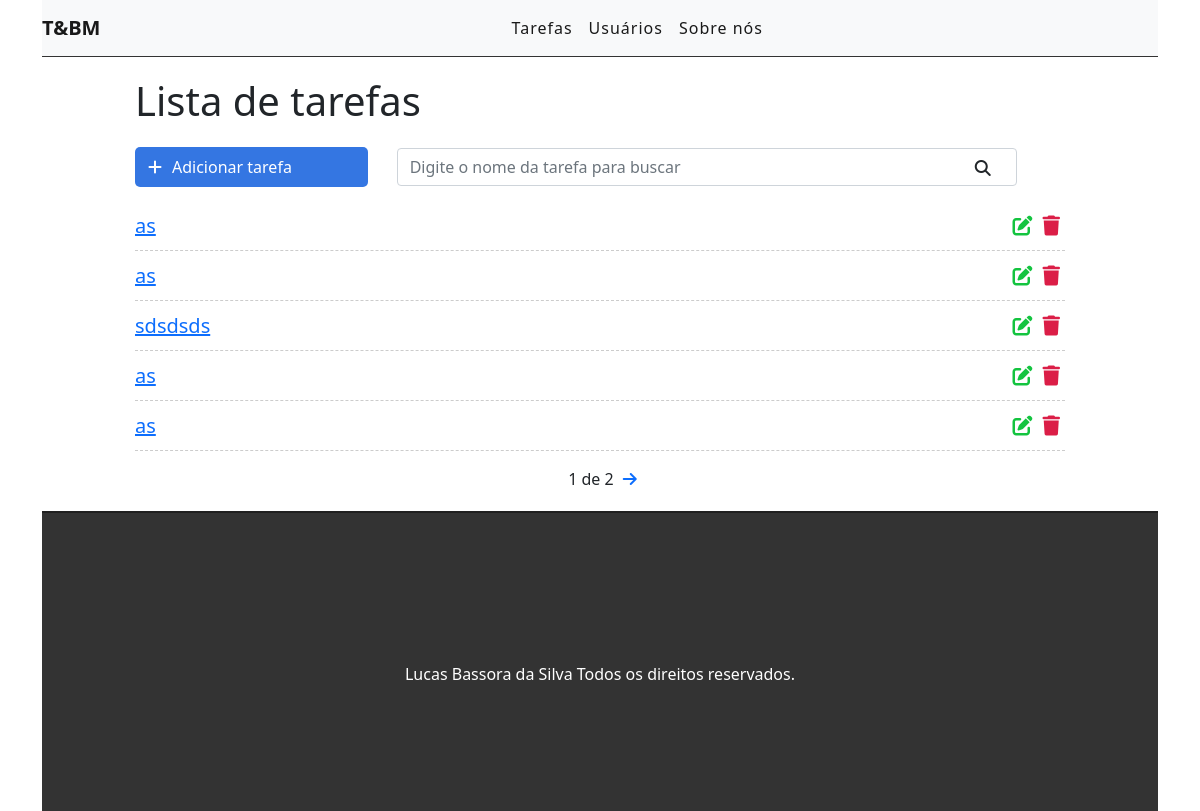
Before: / with the older database file.
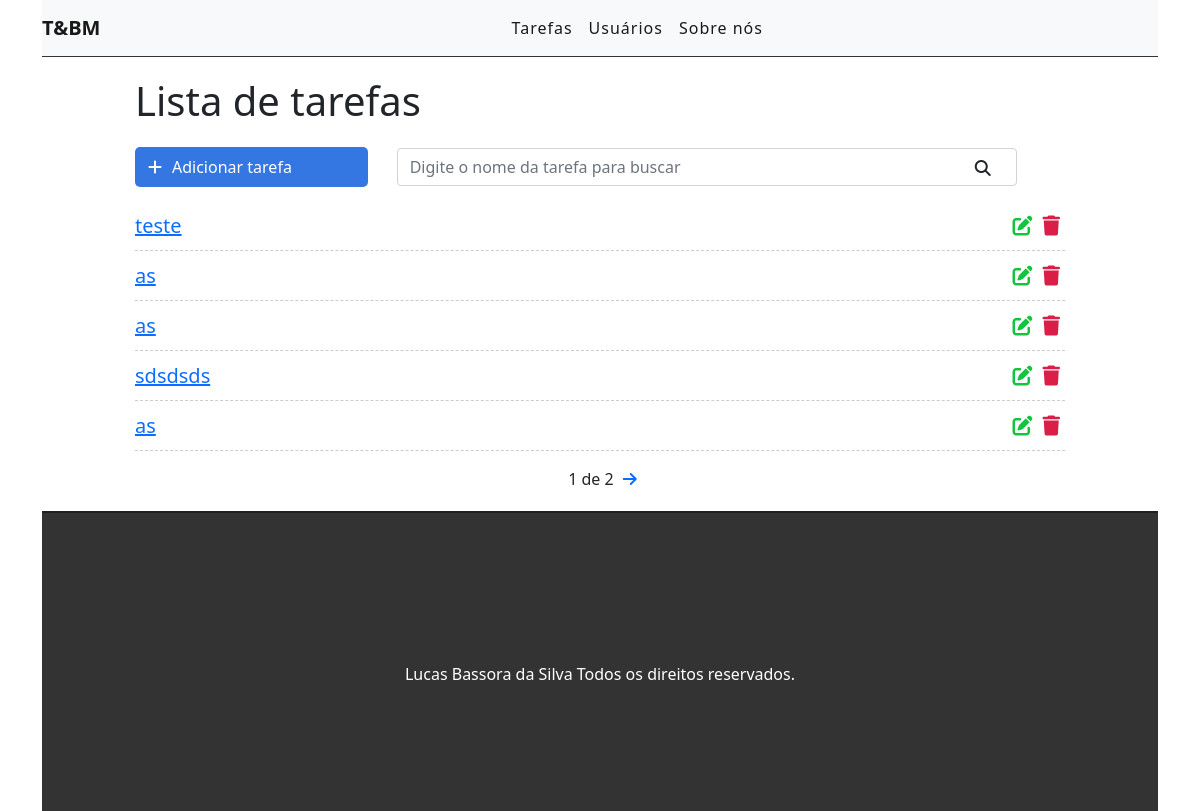
After: the same page with the newer database file.
### tasks/models.py (models this page shows, shortened)
class Task(models.Model):
    STATUS = (
        ('doing', 'Doing'),
        ('done', 'Done')
    )
    title = models.CharField(max_length=255)
    descripton = models.TextField()
    done = models.CharField(max_length=5, choices=STATUS)
    created_at = models.DateTimeField(auto_now_add=True)
    update_at = models.DateTimeField(auto_now=True)

### tasks/views.py (the view)
# urls.py: path('', views.taskList, name='task-list'),
def taskList(request):
    search = request.GET.get('search')
    if search:
        tasks = Task.objects.filter(title__icontains=search)
    else:
        tasks_list = Task.objects.all().order_by('-created_at')
        paginator = Paginator(tasks_list, 5)
        page = request.GET.get('page')
        tasks = paginator.get_page(page)
    return render(request, 'tasks/list.html', {'tasks' : tasks})

### tasks/templates/tasks/list.html (shortened to what this page needs)
{% extends 'base.html' %}
{% block content%}
<div class="offset-1 col-10 list-div">
    <h1>Lista de tarefas</h1>
    <a href="newTask/" id="add-link">
        <div class="col-3 add-div">
            <i class="fas fa-plus"></i>Adicionar tarefa
        </div>
    </a>
    <div class="col-8 search-div">
        <form method="GET" id="search-form">
            <input type="text" id="search" class="form-control" name="search" placeholder="Digite o nome da tarefa para buscar" value="{{ request.GET.search }}">
            <i class="fas fa-search" id="search-btn"></i>
        </form>
    </div>
    <ul class="task-list">
        {% for task in tasks %}
        <li class="task-item text-primary">
            <span><a href="task/{{task.id}}">{{task.title}}</a></span>
            <span><a href="deleteTask/{{task.id}}" class="delete-btn"><i class="fas fa-trash"></i></a></span>
            <span><a href="editTask/{{task.id}}"><i class="fas fa-edit"></i></a></span>
        </li>
        {% endfor %}
    </ul>
    <div class="pagination">
        <span class="step-links">
            {% if tasks.paginator.num_pages %}
            <span class="current">
                {{ tasks.number }} de {{ tasks.paginator.num_pages}}
            </span>
            {% endif %}
            {% if tasks.has_next %}
                <a href="?page={{ tasks.next_page_number }}"><i class="fas fa-arrow-right" aria-hidden="true"></i></a>
            {% endif %}
        </span>
    </div>
</div>
{% endblock %}

Changed rows visible on the page:
no longer on this page (row unchanged): Task: title "as"
added Task: title "teste"
